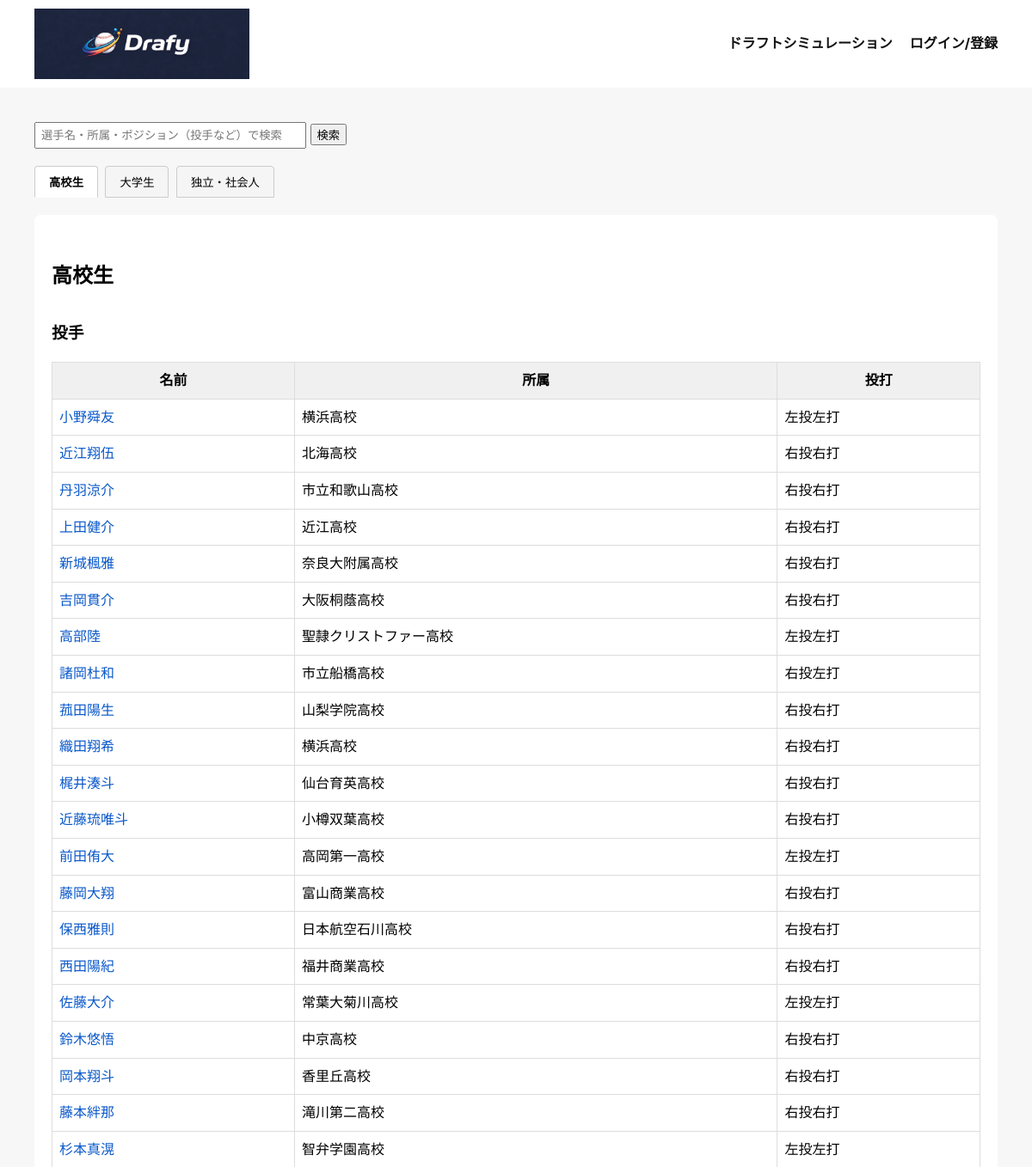
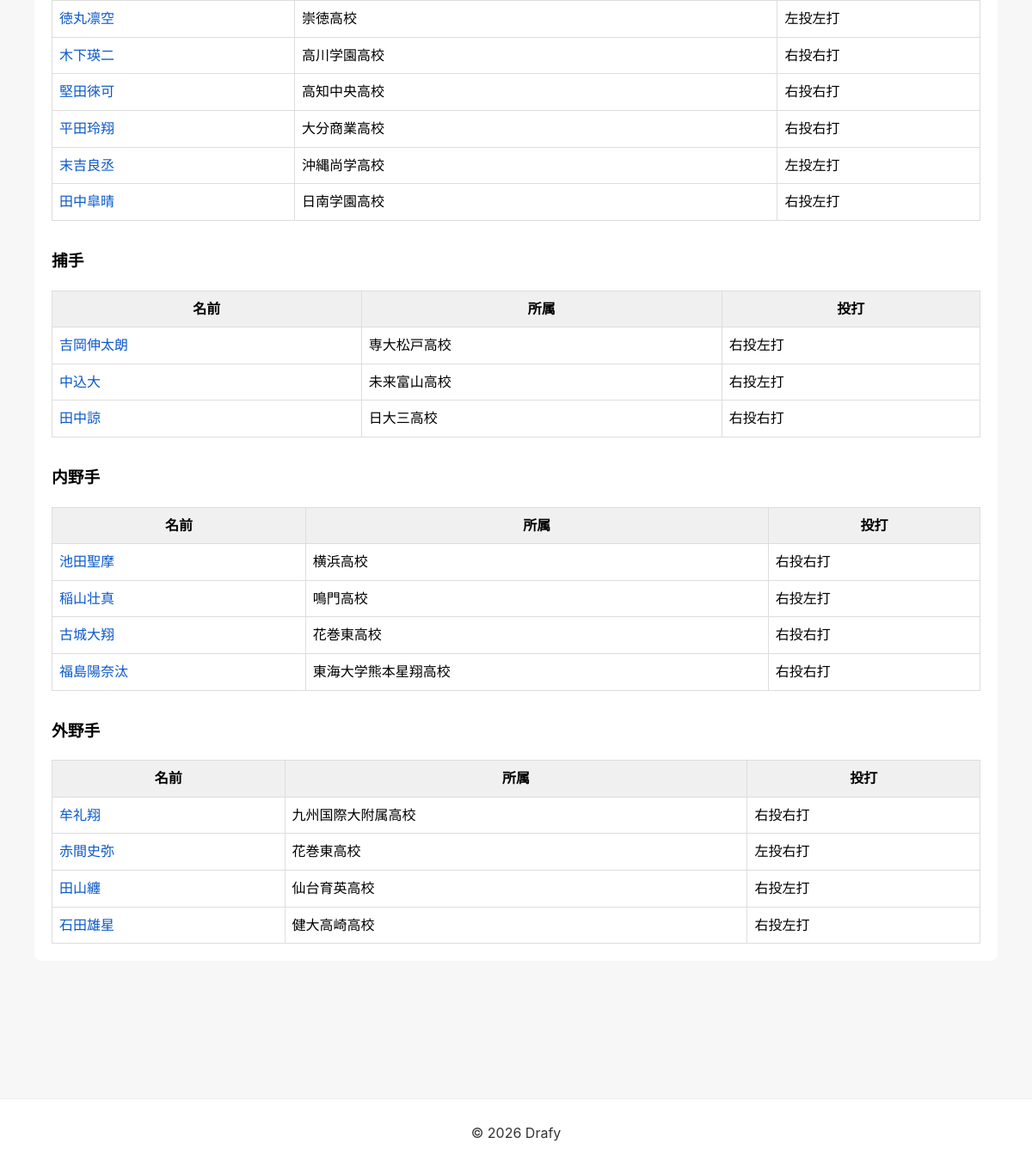
The page / on the database its author committed (2 pictures, top to bottom).
### draft/models.py (models this page shows, shortened)
class Player(models.Model):
    CATEGORY_CHOICES = [
        ('HS', '高校生'),
        ('UNIV', '大学生'),
        ('IND', '独立・社会人'),
    ]
    POSITION_CHOICES =[
        ('P','投手'),
        ('C','捕手'),
        ('IF','内野手'),
        ('OF','外野手'),
    ]
    BATS_CHOICES =[
        ('R/R','右投右打'),
        ('R/L','右投左打'),
        ('R/B','右投両打'),
        ('L/R','左投右打'),
        ('L/L','左投左打'),
        ('L/B','左投両打'),
    ]
    name = models.CharField(max_length=100)
    category = models.CharField(max_length=10, choices=CATEGORY_CHOICES)
    position = models.CharField(max_length=5, choices=POSITION_CHOICES)
    team = models.CharField(max_length=100)
    bats_throws = models.CharField(max_length=10, choices=BATS_CHOICES)
    height = models.IntegerField()  # cm
    weight = models.IntegerField()  # kg
    introduction = models.TextField(blank=True, verbose_name='選手紹介')
    scout_comment = models.TextField(blank=True)
    drafted_team = models.ForeignKey(
        Team,
        null=True,
        blank=True,
        on_delete=models.SET_NULL
    )

### draft/views.py (the view, shortened to what this page needs)
# urls.py: path('', views.index, name='index'),
def index(request):
    q = request.GET.get('q', '')
    players = Player.objects.all()
    category_order = ['HS', 'UNIV', 'IND']
    position_order = ['P', 'C', 'IF', 'OF']
    raw_data = {}
    for p in players:
        raw_data.setdefault(p.category, {})
        raw_data[p.category].setdefault(p.position, [])
        raw_data[p.category][p.position].append(p)
    grouped_list = []
    for cat in category_order:
        if cat in raw_data:
            cat_data = {'id': cat, 'positions': []}
            for pos in position_order:
                if pos in raw_data[cat]:
                    cat_data['positions'].append({
                        'id': pos,
                        'players': raw_data[cat][pos]
                    })
            grouped_list.append(cat_data)
    return render(request, 'draft/index.html', {
        'grouped_list': grouped_list
    })

### draft/templates/draft/index.html (shortened to what this page needs)
{% extends 'draft/base.html' %}
{% block content %}
<form method="get" action="{% url 'draft:index' %}" style="margin-bottom:20px;">
  <input
  type="text"
  name="q"
  placeholder="選手名・所属・ポジション（投手など）で検索"
  value="{{ request.GET.q }}"
  style="padding:6px; width:300px;">
  <button type="submit">検索</button>
</form>
<div class="tabs">
  <button class="tab-btn active" data-target="HS">高校生</button>
  <button class="tab-btn" data-target="UNIV">大学生</button>
  <button class="tab-btn" data-target="IND">独立・社会人</button>
</div>
{% for category in grouped_list %}
  <section class="tab-content {% if category.id != 'HS' %}hidden{% endif %}"
  id="tab-{{ category.id }}" style="margin-bottom: 40px;">
    <h2>
      {% if category.id == 'HS' %}高校生
      {% elif category.id == 'UNIV' %}大学生
      {% else %}独立・社会人{% endif %}
    </h2>
    {% for pos_data in category.positions %}
      <h3>
        {% if pos_data.id == 'P' %}投手
        {% elif pos_data.id == 'C' %}捕手
        {% elif pos_data.id == 'IF' %}内野手
        {% else %}外野手{% endif %}
      </h3>
      <table border="1" cellpadding="6" cellspacing="0" width="100%">
        <thead>
          <tr>
            <th>名前</th>
            <th>所属</th>
            <th>投打</th>
          </tr>
        </thead>
        <tbody>
          {% for p in pos_data.players %}
            <tr>
              <td>
                <a href="{% url 'draft:detail' p.id %}">{{ p.name }}</a>
              </td>
              <td>{{ p.team }}</td>
              <td>{{ p.get_bats_throws_display }}</td>
            </tr>
          {% endfor %}
        </tbody>
      </table>
    {% endfor %}
  </section>
{% endfor %}
{% endblock %}

### draft/templates/draft/base.html (shortened to what this page needs)
{% load static %}
<!DOCTYPE html>
<html lang="ja">
<head>
  <link rel="stylesheet" href="{% static 'css/style.css' %}">
</head>
<body>
  <header>
    <a href="{% url 'draft:index' %}" style="display: block;">
      <img class="header-logo" src="{% static 'images/logo_wh.jpg' %}" alt="2026ドラフトロゴ">
    </a>
    <nav>
      <ul>
          <li class="list1"><a href="{% url 'draft:simulation_start' %}">ドラフトシミュレーション</a></li>
          <li class="list2"><a href="#">ログイン/登録</a></li>
      </ul>
    </nav>
  </header>
  <main>
    {% block content %}{% endblock %}
  </main>
  <footer>
    <span>© 2026 Drafy</span>
  </footer>
</body>
</html>

### draft/static/css/style.css (style rules this page uses)
body { font-family: -apple-system, BlinkMacSystemFont, "Segoe UI", "Hiragino Kaku Gothic ProN", Meiryo, sans-serif; margin: 0; background: #f7f7f7; line-height: 1.6; }
header { background: #fff; color: #111; padding: 10px 40px; display: flex; justify-content: space-between; align-items: center; }
.header-logo { max-width: 250px; height: auto; display: block; object-fit: contain; }
nav ul { display: flex; list-style: none; margin: 0; padding: 0; }
nav li { margin-left: 20px; }
nav a { color: #111 !important; font-weight: bold; }
main, .container, .simulation-container { padding: 40px; }
h1, h2, h3 { margin-top: 32px; }
section { background: #fff; padding: 20px; border-radius: 8px; margin-bottom: 20px; }
table { width: 100%; border-collapse: collapse; margin-top: 10px; }
th, td { border: 1px solid #ddd; padding: 8px; }
th { background: #f0f0f0; }
a { color: #0a58ca; text-decoration: none; }
.tabs { margin-bottom: 20px; }
.tab-btn { padding: 8px 16px; border: 1px solid #ccc; background: #f5f5f5; cursor: pointer; margin-right: 4px; border-radius: 4px 4px 0 0; }
.tab-btn.active { background: #fff; border-bottom: 1px solid #fff; font-weight: bold; }
footer { width: 100%; height: 80px; background: #fff !important; display: flex; justify-content: center; align-items: center; font-size: 16px; color: #333; margin-top: 80px; border-top: 1px solid #eee; }

### rows shown on the page
Player: name "小野舜友", team "横浜高校", bats_throws "左投左打"
Player: name "近江翔伍", team "北海高校", bats_throws "右投右打"
Player: name "丹羽涼介", team "市立和歌山高校", bats_throws "右投右打"
Player: name "上田健介", team "近江高校", bats_throws "右投右打"
Player: name "新城楓雅", team "奈良大附属高校", bats_throws "右投右打"
Player: name "吉岡貫介", team "大阪桐蔭高校", bats_throws "右投右打"
Player: name "高部陸", team "聖隷クリストファー高校", bats_throws "左投左打"
Player: name "諸岡杜和", team "市立船橋高校", bats_throws "右投左打"
Player: name "菰田陽生", team "山梨学院高校", bats_throws "右投右打"
Player: name "織田翔希", team "横浜高校", bats_throws "右投右打"
Player: name "梶井湊斗", team "仙台育英高校", bats_throws "右投右打"
Player: name "近藤琉唯斗", team "小樽双葉高校", bats_throws "右投右打"
Player: name "前田侑大", team "高岡第一高校", bats_throws "左投左打"
Player: name "藤岡大翔", team "富山商業高校", bats_throws "右投右打"
Player: name "保西雅則", team "日本航空石川高校", bats_throws "右投右打"
Player: name "西田陽紀", team "福井商業高校", bats_throws "右投右打"
Player: name "佐藤大介", team "常葉大菊川高校", bats_throws "左投左打"
Player: name "鈴木悠悟", team "中京高校", bats_throws "右投右打"
Player: name "岡本翔斗", team "香里丘高校", bats_throws "右投右打"
Player: name "藤本絆那", team "滝川第二高校", bats_throws "右投右打"
Player: name "杉本真滉", team "智弁学園高校", bats_throws "左投左打"
Player: name "徳丸凛空", team "崇徳高校", bats_throws "左投左打"
Player: name "木下瑛二", team "高川学園高校", bats_throws "右投右打"
Player: name "堅田徠可", team "高知中央高校", bats_throws "右投右打"
Player: name "平田玲翔", team "大分商業高校", bats_throws "右投右打"
Player: name "末吉良丞", team "沖縄尚学高校", bats_throws "左投左打"
Player: name "田中皐晴", team "日南学園高校", bats_throws "右投左打"
Player: name "吉岡伸太朗", team "専大松戸高校", bats_throws "右投左打"
Player: name "中込大", team "未来富山高校", bats_throws "右投左打"
Player: name "田中諒", team "日大三高校", bats_throws "右投右打"
Player: name "池田聖摩", team "横浜高校", bats_throws "右投右打"
Player: name "稲山壮真", team "鳴門高校", bats_throws "右投左打"
Player: name "古城大翔", team "花巻東高校", bats_throws "右投右打"
Player: name "福島陽奈汰", team "東海大学熊本星翔高校", bats_throws "右投右打"
Player: name "牟礼翔", team "九州国際大附属高校", bats_throws "右投右打"
Player: name "赤間史弥", team "花巻東高校", bats_throws "左投右打"
Player: name "田山纏", team "仙台育英高校", bats_throws "右投左打"
Player: name "石田雄星", team "健大高崎高校", bats_throws "右投左打"
